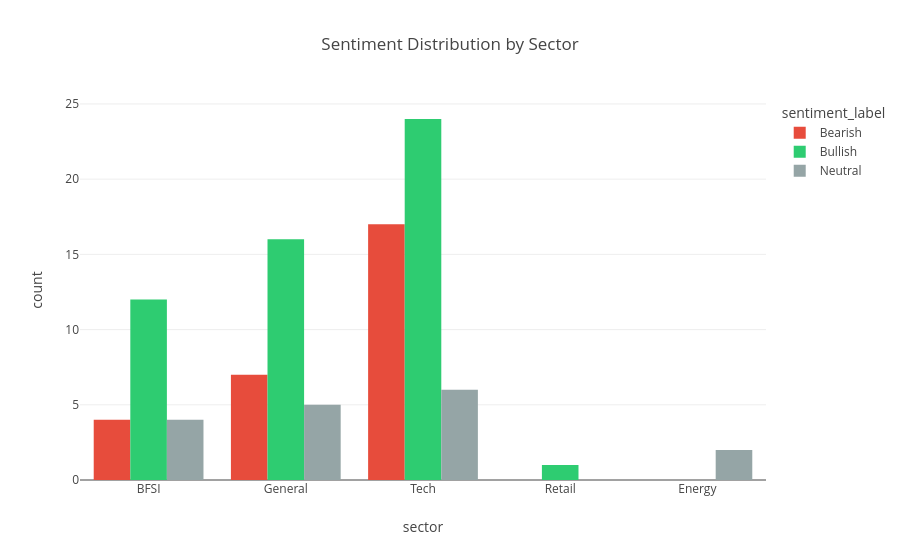

Notebook code cell kept with this figure:
### Markdown cell above
## Section 3: Sector Deep Dive

Analyze sentiment by sector with top positive and negative headlines.

### Code cell
# Grouped Bar Chart: Sentiment Labels Count per Sector
sector_sentiment_counts = df.groupby(['sector', 'sentiment_label']).size().reset_index(name='count')

fig_grouped = px.bar(
    sector_sentiment_counts,
    x='sector',
    y='count',
    color='sentiment_label',
    title="Sentiment Distribution by Sector",
    barmode='group',
    color_discrete_map={'Bullish': '#2ecc71', 'Bearish': '#e74c3c', 'Neutral': '#95a5a6'}
)
fig_grouped.show()

print(f"\nSentiment Counts by Sector:")
print(sector_sentiment_counts.pivot(index='sector', columns='sentiment_label', values='count').fillna(0).astype(int))

### Figure 1 — Plotly figure (JSON) as saved in the notebook; plotly's stock layout.template omitted (floating-point values rounded to 4 significant figures)
{"data": [{"alignmentgroup": "True", "hovertemplate": "sentiment_label=Bearish<br>sector=%{x}<br>count=%{y}<extra></extra>", "legendgroup": "Bearish", "marker": {"color": "#e74c3c", "pattern": {"shape": ""}}, "name": "Bearish", "offsetgroup": "Bearish", "orientation": "v", "showlegend": true, "textposition": "auto", "type": "bar", "x": ["BFSI", "General", "Tech"], "xaxis": "x", "y": [4, 7, 17], "yaxis": "y"}, {"alignmentgroup": "True", "hovertemplate": "sentiment_label=Bullish<br>sector=%{x}<br>count=%{y}<extra></extra>", "legendgroup": "Bullish", "marker": {"color": "#2ecc71", "pattern": {"shape": ""}}, "name": "Bullish", "offsetgroup": "Bullish", "orientation": "v", "showlegend": true, "textposition": "auto", "type": "bar", "x": ["BFSI", "General", "Retail", "Tech"], "xaxis": "x", "y": [12, 16, 1, 24], "yaxis": "y"}, {"alignmentgroup": "True", "hovertemplate": "sentiment_label=Neutral<br>sector=%{x}<br>count=%{y}<extra></extra>", "legendgroup": "Neutral", "marker": {"color": "#95a5a6", "pattern": {"shape": ""}}, "name": "Neutral", "offsetgroup": "Neutral", "orientation": "v", "showlegend": true, "textposition": "auto", "type": "bar", "x": ["BFSI", "Energy", "General", "Tech"], "xaxis": "x", "y": [4, 2, 5, 6], "yaxis": "y"}], "layout": {"barmode": "group", "legend": {"title": {"text": "sentiment_label"}, "tracegroupgap": 0}, "title": {"text": "Sentiment Distribution by Sector"}, "xaxis": {"anchor": "y", "domain": [0, 1], "title": {"text": "sector"}}, "yaxis": {"anchor": "x", "domain": [0, 1], "title": {"text": "count"}}}}
